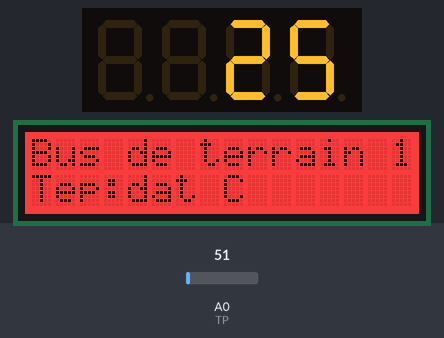
The sketch below on a simulated Arduino Uno, built with avr-gcc and run on an emulated ATmega328P. Parts: 4-digit seven-segment display, 16×2 character LCD. Inputs (shaded band) come from the test bench; at power-on: A0 (TP) = 51. What the sketch prints to the serial monitor is not drawn.

Above: at 3.2 s.
3.3 s: A0 (TP) set to 22
At 4.5 s:
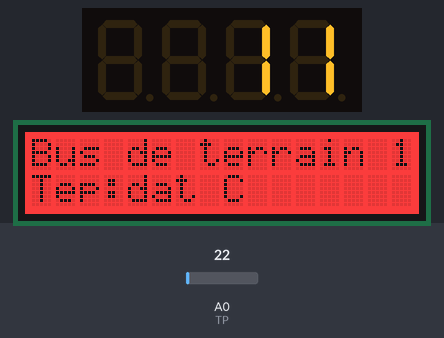
4.8 s: A0 (TP) set to 18
At 6.0 s:
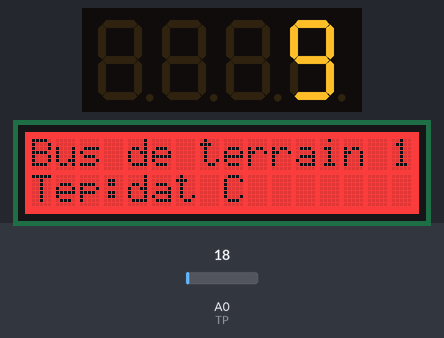
6.3 s: A0 (TP) set to 30
At 7.5 s:
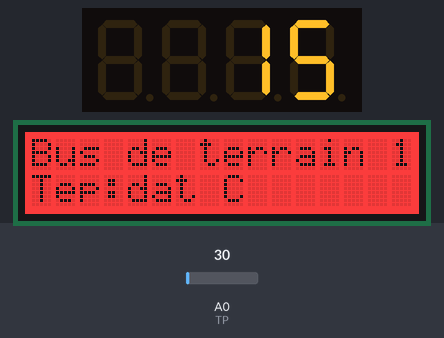
7.8 s: A0 (TP) set to 61
At 9.2 s:
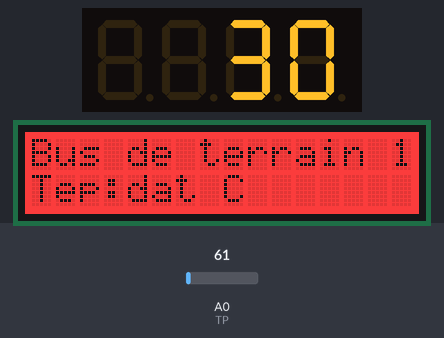
Timing chart, 0 to 10.3 s (numbered marks = the images above; inputs shaded):
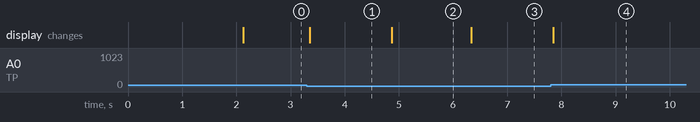

The sketch:

Code.ino
```cpp
#include <Wire.h>
#include "TM1637.h"
#include "rgb_lcd.h"

const int CLK = 3;
const int DIO = 2;
const int TP = A0;

TM1637 tm1637(CLK,DIO);

rgb_lcd lcd;

const int colorR = 255;
const int colorG = 0;
const int colorB = 0;

void setup()
{
    Serial.begin(9600);
    tm1637.init();
    tm1637.set(BRIGHT_TYPICAL);

    lcd.begin(16, 2);
    lcd.setRGB(colorR, colorG, colorB);
    lcd.setCursor(0, 0);
    lcd.print("Bus de terrain 1");

    delay(2000);
}

void loop()
{
    uint16_t val;
    double dat;
    val=analogRead(TP);//Connect LM35 on Analog 0
    dat = (double) val * (5/10.24);
    Serial.print("Tep:"); //Display the temperature on Serial monitor
    Serial.print(dat);
    Serial.println("C");

     lcd.setCursor(0, 1);
     lcd.print("Tep:");
     lcd.setCursor(4, 1);
     lcd.print("dat");
     lcd.setCursor(8, 1);
     lcd.print("C");

     tm1637.displayNum(dat);
}
```

Measured:
- after the input at 3.3 s, the display: changes after 0.06 s (image 1)
- after the input at 4.8 s, the display: changes after 0.06 s (image 2)
- after the input at 6.3 s, the display: changes at once (image 3)
- after the input at 7.8 s, the display: changes after 0.05 s (image 4)
